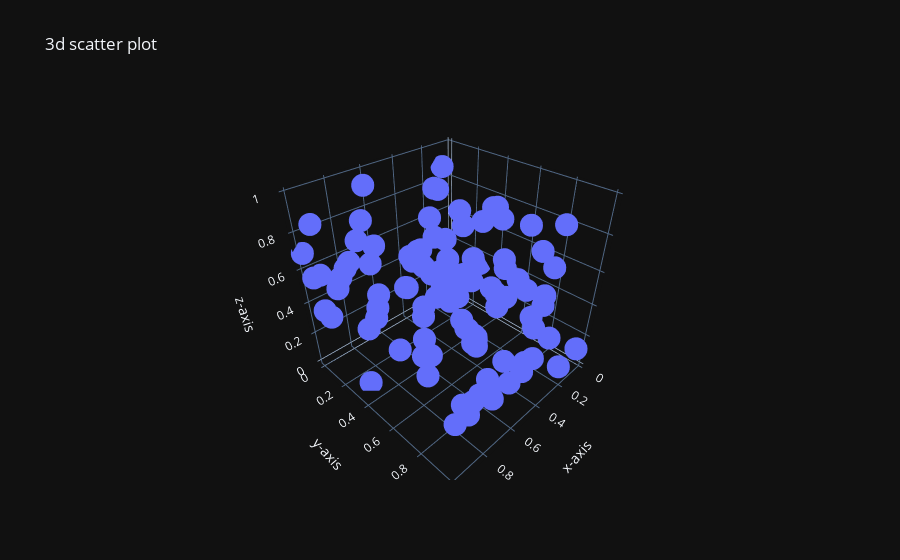

Here is the notebook cell this chart was saved with:
### Code cell
px.scatter_3d(
    x=a,
    y=b,
    z=c,
    title= '3d scatter plot',
    labels={'x': 'x-axis', 'y': 'y-axis','z': 'z-axis'},
    template="plotly_dark"

)
